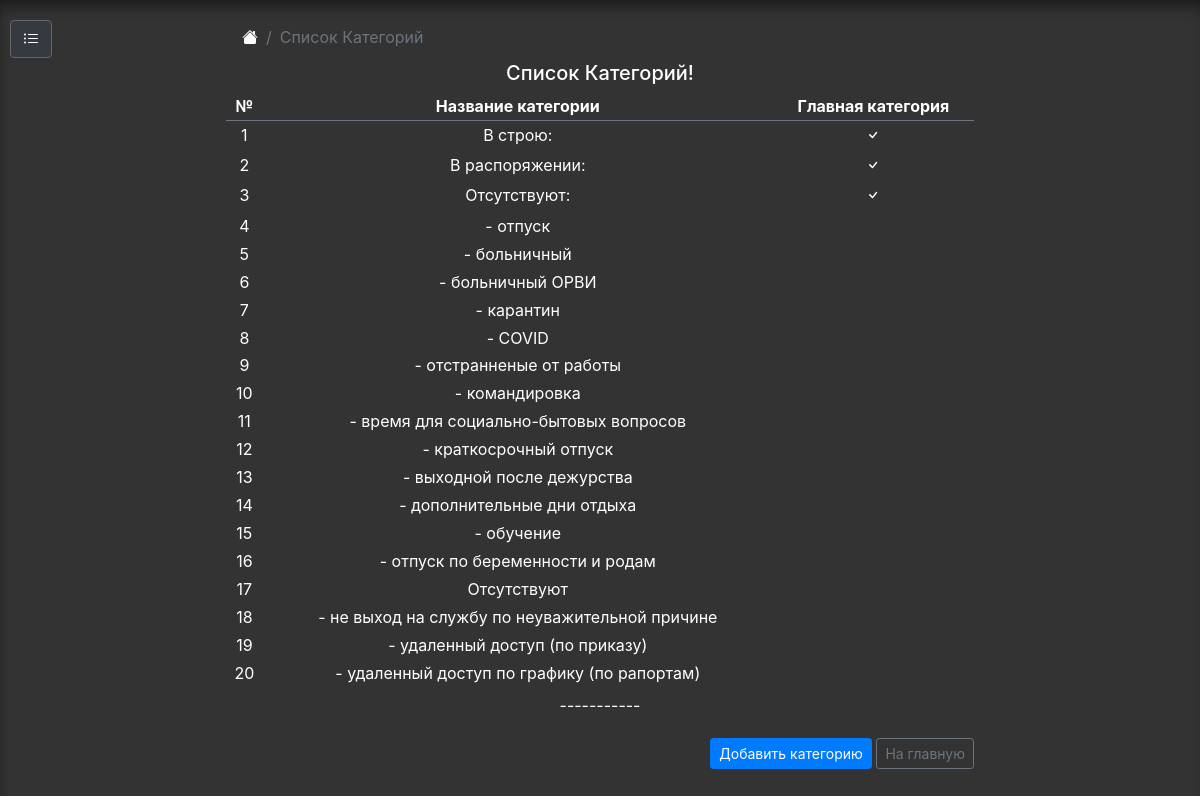
Page /list_category/ on the committed database.
### table_in/models.py (models this page shows, shortened)
class TableStat(models.Model):
    name = models.CharField("Категория", max_length=150)
    parent = models.ForeignKey(
        'self', blank=True, null=True, on_delete=models.CASCADE, related_name='children')
    icon = models.CharField(
        "Иконка fontawesome", blank=True, null=True, max_length=50)
    number = models.PositiveIntegerField(
        "Последовательность", default=1, unique=True, help_text="Указать номер категории по порядку")
    user_view = models.BooleanField("Показывать имена пользователей", default=True)
    check_top_category = models.CharField(
        "Как учитывать категорию?", max_length=1, blank=True, null=True, choices=TOP_CATEGORY)
    class Meta:
        ordering = ('number', )
        verbose_name = "Категория"
        verbose_name_plural = "Категории"

### table_in/views.py (the view)
# urls.py: path(r'list_category/', views.list_category, name='list_category_url'),
def list_category(request):
    list_category_all = TableStat.objects.all()
    return render(request, 'table_in/list_category.html',
                  {
                      'list_category_all': list_category_all,
                  }
                  )

### table_in/templates/table_in/list_category.html (shortened to what this page needs)
{% extends 'table_in/base.html' %}
{% block breadcrumb %}
<li class="breadcrumb-item"><a href="{% url 'home_page' %}">
    </a></li>
<li class="breadcrumb-item active" aria-current="page">Список Категорий</li>
{% endblock breadcrumb %}
{% block content %}
<h5 class="cover-heading">Список Категорий!</h5>
<table style="color:white;" class="table table-hover table-borderless table-sm ">
    <thead>
        <tr class="border-bottom border-secondary">
            <th scope="col">№</th>
            <th scope="col">Название категории</th>
            <th scope="col">Главная категория</th>
        </tr>
    </thead>
    <tbody>
        {% for cat in list_category_all %}
        <tr>
            <td>{{ cat.number }}</td>
            <td><a href="{% url 'list_category_edit_url' pk=cat.pk %}">{{ cat.name }}</a></td>
            {% if cat.check_top_category %}
                <td>
                    <svg width="1em" height="1em" viewBox="0 0 16 16" class="bi bi-check" fill="currentColor"
                        xmlns="http://www.w3.org/2000/svg">
                        <path fill-rule="evenodd"
                            d="M10.97 4.97a.75.75 0 0 1 1.071 1.05l-3.992 4.99a.75.75 0 0 1-1.08.02L4.324 8.384a.75.75 0 1 1 1.06-1.06l2.094 2.093 3.473-4.425a.236.236 0 0 1 .02-.022z" />
                    </svg>
                </td>
            {% else %}
                <td></td>
            {% endif %}
        {% endfor %}
        </tr>
    </tbody>
</table>
<p>-----------</p>
<div class="pt-2" style="text-align: right;">
    <a href="{% url 'create_fields' %}" class="btn btn-outline-primary btn-sm active" role="button"
        aria-pressed="true">Добавить категорию</a>
    <a href="{% url 'home_page' %}" class="btn btn-outline-secondary btn-sm" role="button" aria-pressed="true">На
        главную</a>
</div>
{% endblock content %}

### table_in/static/css/cover.css (style rules this page uses)
a, a:focus, a:hover { color: #fff; }
html, body { height: 100%; background-color: #333; }
body { display: -ms-flexbox; color: #fff; line-height: 1.15; box-shadow: inset 1px 12px 15px -6px rgba(0, 0, 0, .5); }
svg { margin-bottom: 3.75px; }

### table_in/templates/table_in/base.html (style rules this page uses)
.table { margin-bottom: 0.5rem; }

### rows in the picture
TableStat: number "1", name "В строю:"
TableStat: number "2", name "В распоряжении:"
TableStat: number "3", name "Отсутствуют:"
TableStat: number "4", name "- отпуск"
TableStat: number "5", name "- больничный"
TableStat: number "6", name "- больничный ОРВИ"
TableStat: number "7", name "- карантин"
TableStat: number "8", name "- COVID"
TableStat: number "9", name "- отстранненые от работы"
TableStat: number "10", name "- командировка"
TableStat: number "11", name "- время для социально-бытовых вопросов"
TableStat: number "12", name "- краткосрочный отпуск"
TableStat: number "13", name "- выходной после дежурства"
TableStat: number "14", name "- дополнительные дни отдыха"
TableStat: number "15", name "- обучение"
TableStat: number "16", name "- отпуск по беременности и родам"
TableStat: number "17", name "Отсутствуют"
TableStat: number "18", name "- не выход на службу по неуважительной причине"
TableStat: number "19", name "- удаленный доступ (по приказу)"
TableStat: number "20", name "- удаленный доступ по графику (по рапортам)"
